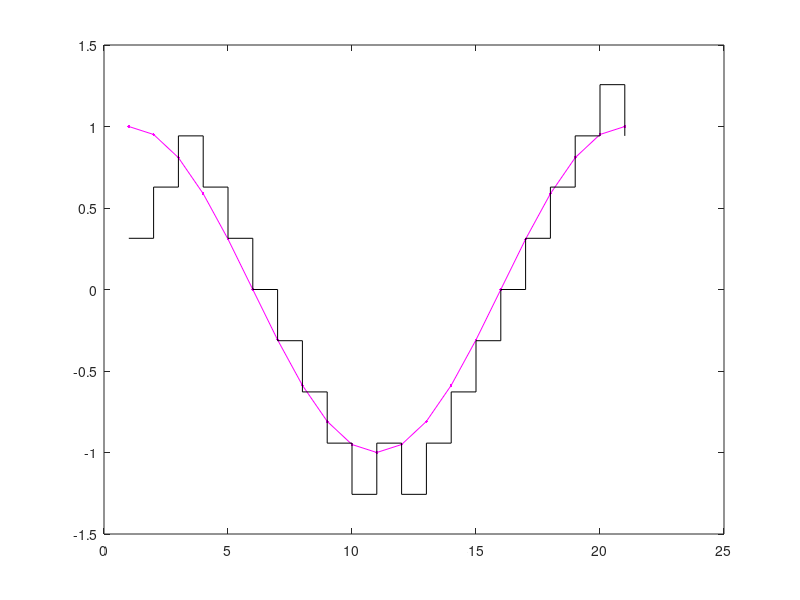

The MATLAB script that drew this image:
clc;
close all;
am=1;
fm=1;
fs=20*fm;
t=0:1/fs:1;
x=am*cos(2*pi*fm*t);
plot(x,'m.-'); hold on;
d=(2*pi*am*fm)/fs;
for n=1:length(x)
    if n==1
e(n)=x(n);
eq(n)=d*sign(e(n));
xq(n)=eq(n);
    else
        e(n)=x(n)-xq(n-1);
        eq(n)=d*sign(e(n));
        xq(n)=eq(n)+xq(n-1);
    end
end
stairs(xq,'black');
for n=1:length(x)
    if e(n)>0
        dm(n)=1;
    else
        dm(n)=0;
    end
end
